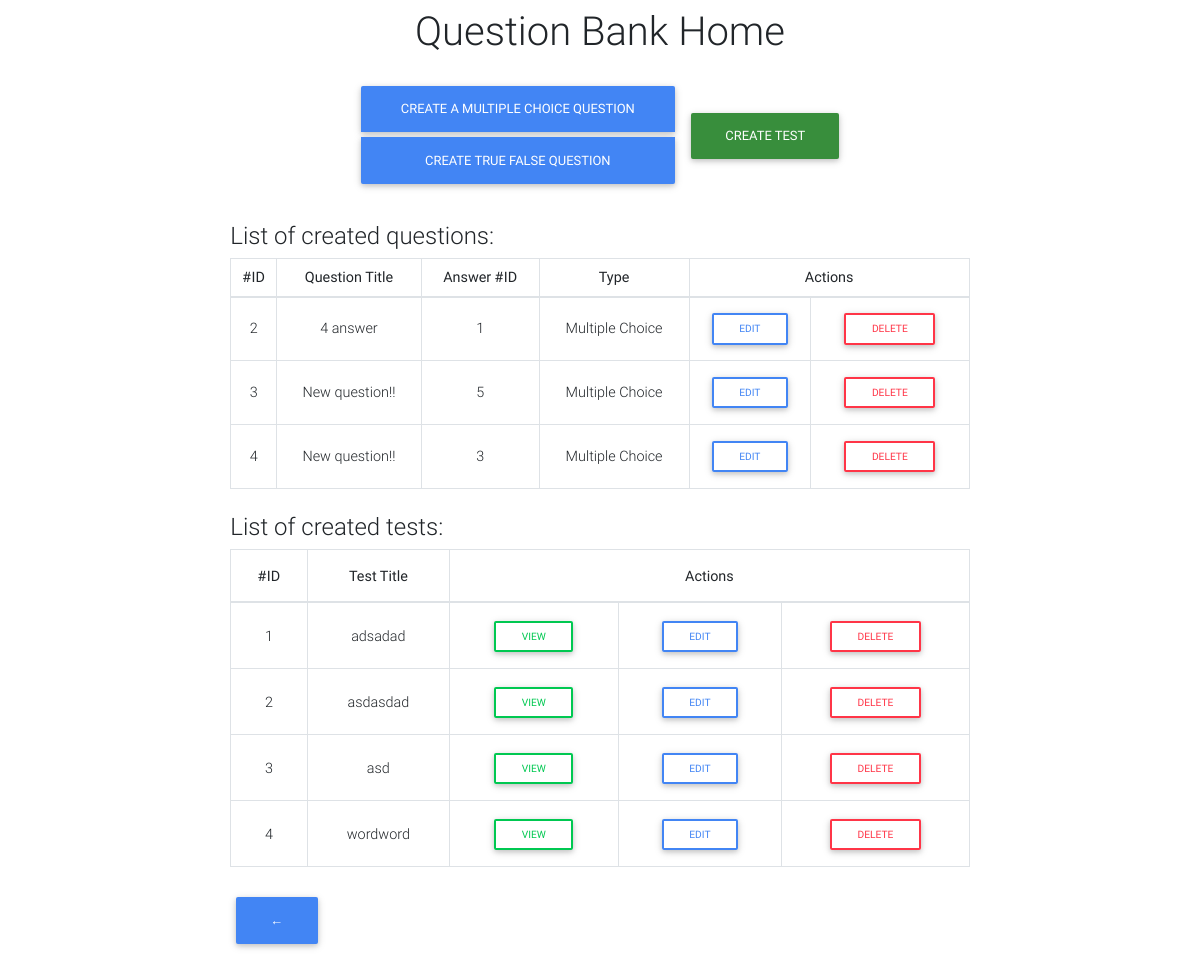
/maker/, run on an earlier commit of the app's database.
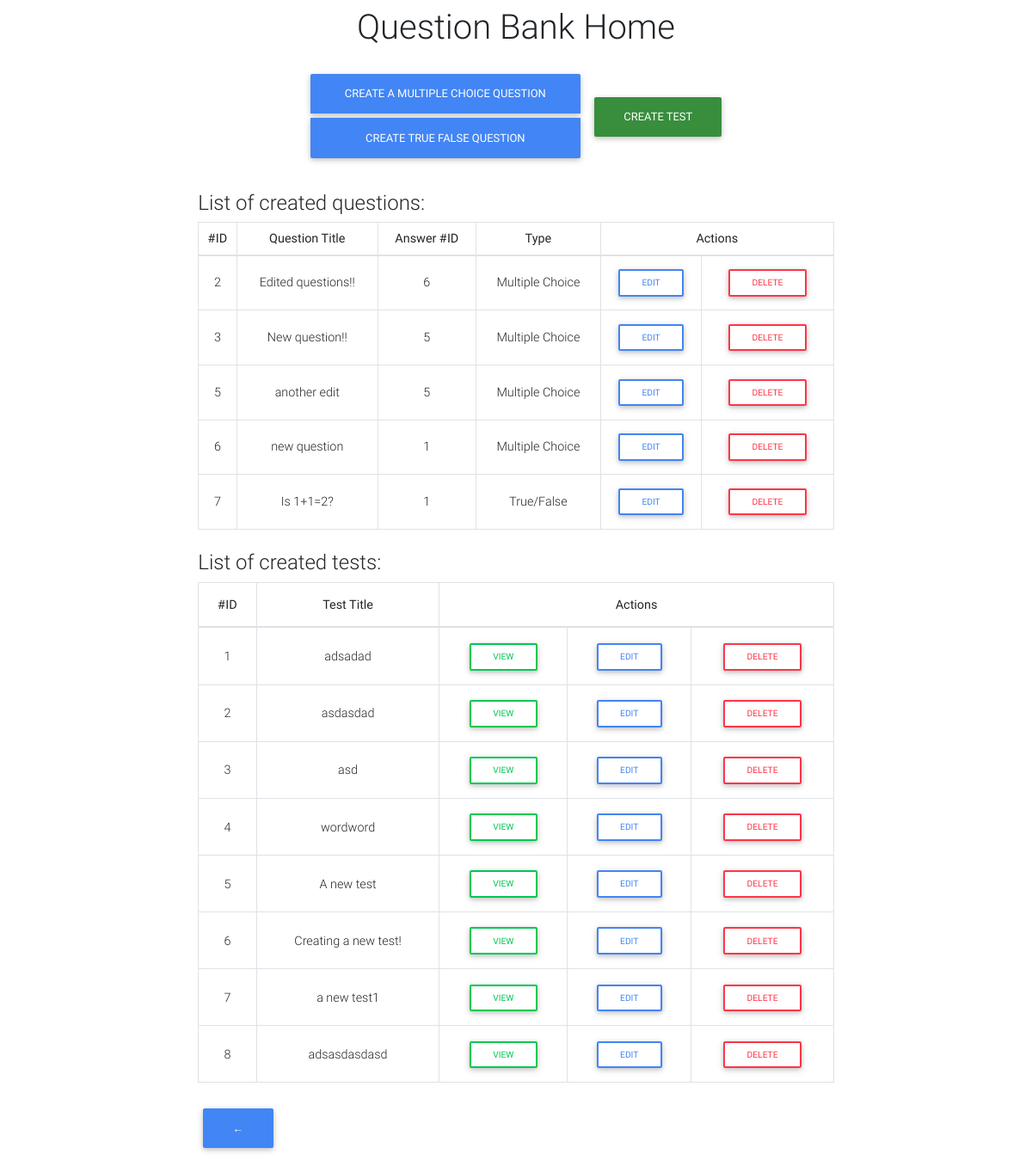
And on a later commit of the database.
### maker/models.py (models this page shows, shortened)
class QuestionModel(models.Model):
    id = models.AutoField(primary_key=True)
    question = models.CharField(max_length=256)
    answer = models.IntegerField()
    choice_1 = models.CharField(max_length=256, default='True')
    choice_2 = models.CharField(max_length=256, default='False')
    choice_3 = models.CharField(max_length=256, null=True, default=None)
    choice_4 = models.CharField(max_length=256, null=True, default=None)
    choice_5 = models.CharField(max_length=256, null=True, default=None)
    choice_6 = models.CharField(max_length=256, null=True, default=None)
    image = models.ImageField(default=None)
    category = models.ForeignKey(QuestionCategory, default=1, on_delete=models.CASCADE)

class TestModel(models.Model):
    id = models.AutoField(primary_key=True)
    question = models.ManyToManyField(QuestionModel)
    createdDate = models.DateField(auto_now_add=True)
    name = models.CharField(max_length=256, default=None)

### maker/views.py (the view)
# urls.py: path('', views.make_home_view, name='home'),
def make_home_view(request):
    t = TestModel.objects.all()
    q = QuestionModel.objects.all()
    return render(request, 'make_home.html', context =  {'q': q, 't': t})

### maker/templates/make_home.html (shortened to what this page needs)
{% extends 'base.html' %}
{% load static %}
{% block content %}
    <div class="col-12">
        <div class="row m-2">
            <div class="col-8 mx-auto">
                <h1 class="text-center"> Question Bank Home </h1>
                <div class="row m-4">
                    <div class="mx-auto">
                        <div class="row">
                            <div class="btn-group-vertical mr-2">
                                <a href="{% url 'maker:multiple_choice' %}" class="btn btn-primary" role="button">Create a
                                    Multiple Choice Question</a>
                                <a href="{% url 'maker:true_false' %}" class="btn btn-primary" role="button">Create True False
                                    Question</a>
                            </div>
                            <div class="ml-2 align-middle">
                                <a href="{% url 'maker:test_maker' %}" class="btn btn-dark-green" role="button" style="margin-top: 33px;">Create Test</a>
                            </div>
                        </div>
                    </div>
                </div>
            </div>
        </div>
        <div class="row m-2">
            <div class="col-8 mx-auto">
                <h4> List of created questions: </h4>
                <table class="table table-bordered table-sm">
                    <thead>
                    <tr>
                        <th class="text-center" scope="col">#ID</th>
                        <th class="text-center" scope="col">Question Title</th>
                        <th class="text-center" scope="col">Answer #ID</th>
                        <th class="text-center" scope="col">Type</th>
                        <th class="text-center" scope="col" colspan="2">Actions</th>
                    </tr>
                    </thead>
                    <tbody>
                    {% if q %}
                        {% for question in q %}
                            <tr>
                                <td class="pt-3-half align-middle text-center">{{ question.id }}</td>
                                <td class="pt-3-half align-middle text-center">{{ question.question }}</td>
                                <td class="pt-3-half align-middle text-center">{{ question.answer }}</td>
                                {% if question.choice_3 == None %}
                                    <td class="pt-3-half align-middle text-center">True/False</td>
                                    <td class="pt-3-half align-middle text-center"><a role="button" class="btn btn-outline-primary btn-sm"
                                            href="{% url 'maker:true_false_edit' id=question.id %}">Edit</a></td>
                                {% else %}
                                    <td class="pt-3-half align-middle text-center">Multiple Choice</td>
                                    <td class="pt-3-half align-middle text-center">
                                        <a role="button" class="btn btn-outline-primary btn-sm"
                                           href="{% url 'maker:multiple_choice_edit' id=question.id %}">Edit</a>
                                    </td>
                                {% endif %}
                                <td class="pt-3-half align-middle text-center">
                                    <button type="button" data-toggle="modal" data-target="#delete_question_popup"
                                            data-id={{ question.id }} class="btn btn-outline-danger btn-sm" onclick="deleteButton('{{ question.id }}', '{% url 'maker:delete_question' id=0 %}')">Delete</button>
                                </td>
                            </tr>
                        {% endfor %}
                    {% endif %}
                    </tbody>
                </table>
            </div>
        </div>
        <div class="row m-2">
            <div class="col-8 mx-auto">
                <h4> List of created tests: </h4>
                <table class="table table-bordered">
                    <thead>
                    <tr>
                        <th class="text-center" scope="col">#ID</th>
                        <th class="text-center" scope="col">Test Title</th>
                        <th class="text-center" scope="col" colspan="3">Actions</th>
                    </tr>
                    </thead>
                    <tbody>
                    {% if t %}
                        {% for test in t %}
                            <tr>
                                <td class="text-center align-middle">{{ test.id }}</td>
                                <td class="text-center align-middle">{{ test.name }}</td>
                                <td class="text-center align-middle">
                                    <a role="button" class="btn btn-sm btn-outline-success" href="#">View</a>
                                </td>
                                <td class="text-center align-middle">
                                    <a role="button" class="btn btn-sm btn-outline-primary" href="#">Edit</a>
                                </td>
                                <td class="text-center align-middle">
                                    <a role="button" class="btn btn-sm btn-outline-danger" href="#">Delete</a>
                                </td>
                            </tr>
                        {% endfor %}
                    {% endif %}
                    </tbody>
                </table>
            </div>
        </div>
    <div class="row m-2">
        <div class="col-8 offset-2">
            <a href="{% url 'home' %}" class="btn btn-primary" role="button">&larr;</a>
        </div>
    </div>
    </div>
{% endblock %}

### finalproject/templates/base.html (shortened to what this page needs)
{% load static %}
<link rel="stylesheet" href="{% static 'css/bootstrap.css' %}">
<link rel="stylesheet" href="{% static 'css/mdb.css' %}">
<link rel="stylesheet" href="{% static 'css/style.css' %}">
<link rel="stylesheet" href="{% static 'css/datatables.css' %}">
<link rel="stylesheet" href="{% static 'css/datatables-select.css' %}">
<!DOCTYPE html>
<html lang="en">
<head>
</head>
<body>
    {% block content %}
    {% endblock %}
</body>
</html>

What changed in the data, as far as the page shows it:
removed QuestionModel: id "4", question "New question!!", answer "3", choice_3 "Multiple Choice"
changed QuestionModel id 2: question "4 answer" → "Edited questions!!"; answer "1" → "6"
added QuestionModel: id "5", question "another edit", answer "5", choice_3 "Multiple Choice"
added QuestionModel: id "6", question "new question", answer "1", choice_3 "Multiple Choice"
added QuestionModel: id "7", question "Is 1+1=2?", answer "1", shows "True/False"
added TestModel: id "5", name "A new test"
added TestModel: id "6", name "Creating a new test!"
added TestModel: id "7", name "a new test1"
added TestModel: id "8", name "adsasdasdasd"
